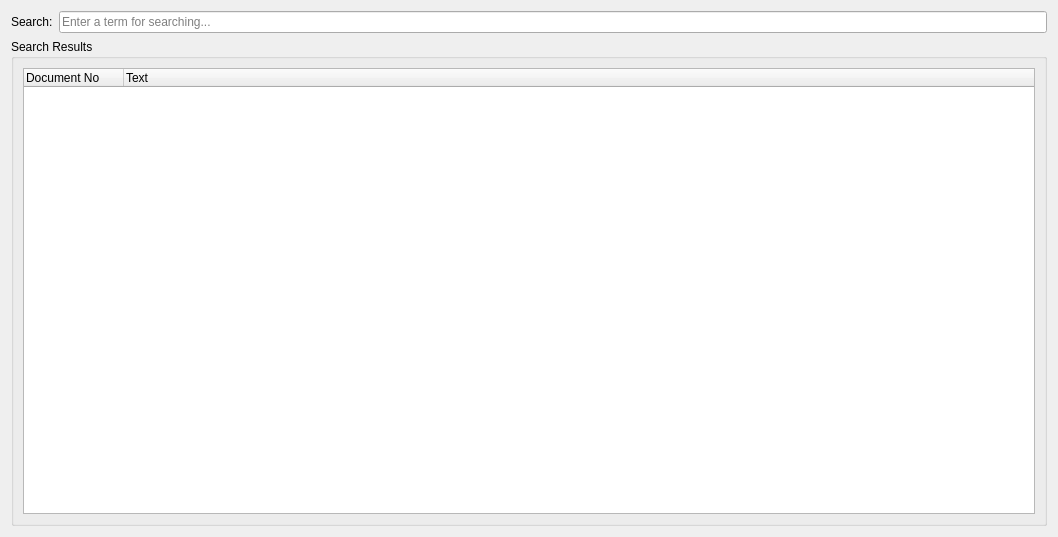
<?xml version="1.0" encoding="UTF-8"?>
<ui version="4.0">
 <class>SearchEngineDialog</class>
 <widget class="QDialog" name="SearchEngineDialog">
  <property name="geometry">
   <rect>
    <x>0</x>
    <y>0</y>
    <width>1058</width>
    <height>537</height>
   </rect>
  </property>
  <property name="windowTitle">
   <string>Search Engine</string>
  </property>
  <layout class="QGridLayout" name="gridLayout_2">
   <item row="0" column="0">
    <layout class="QHBoxLayout" name="horizontalLayout">
     <item>
      <widget class="QLabel" name="label">
       <property name="text">
        <string>Search:</string>
       </property>
      </widget>
     </item>
     <item>
      <widget class="QLineEdit" name="lineEditQuery">
       <property name="placeholderText">
        <string>Enter a term for searching...</string>
       </property>
      </widget>
     </item>
    </layout>
   </item>
   <item row="1" column="0">
    <widget class="QGroupBox" name="groupBox">
     <property name="title">
      <string>Search Results</string>
     </property>
     <layout class="QGridLayout" name="gridLayout">
      <item row="0" column="0">
       <widget class="QTreeWidget" name="treeWidgetResults">
        <property name="alternatingRowColors">
         <bool>true</bool>
        </property>
        <property name="uniformRowHeights">
         <bool>false</bool>
        </property>
        <property name="headerHidden">
         <bool>false</bool>
        </property>
        <column>
         <property name="text">
          <string>Document No</string>
         </property>
        </column>
        <column>
         <property name="text">
          <string>Text</string>
         </property>
        </column>
       </widget>
      </item>
     </layout>
    </widget>
   </item>
  </layout>
 </widget>
 <resources/>
 <connections/>
</ui>
